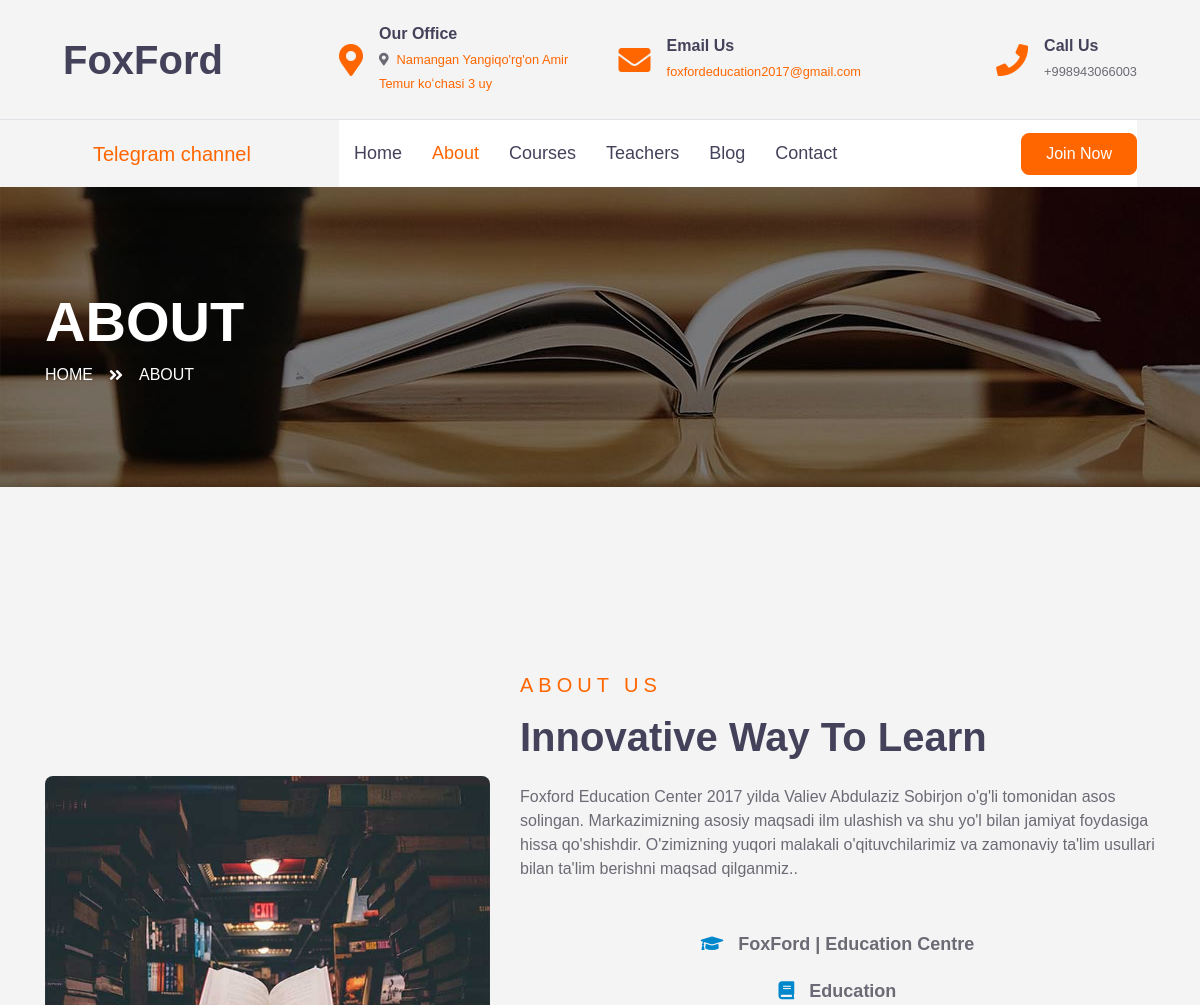
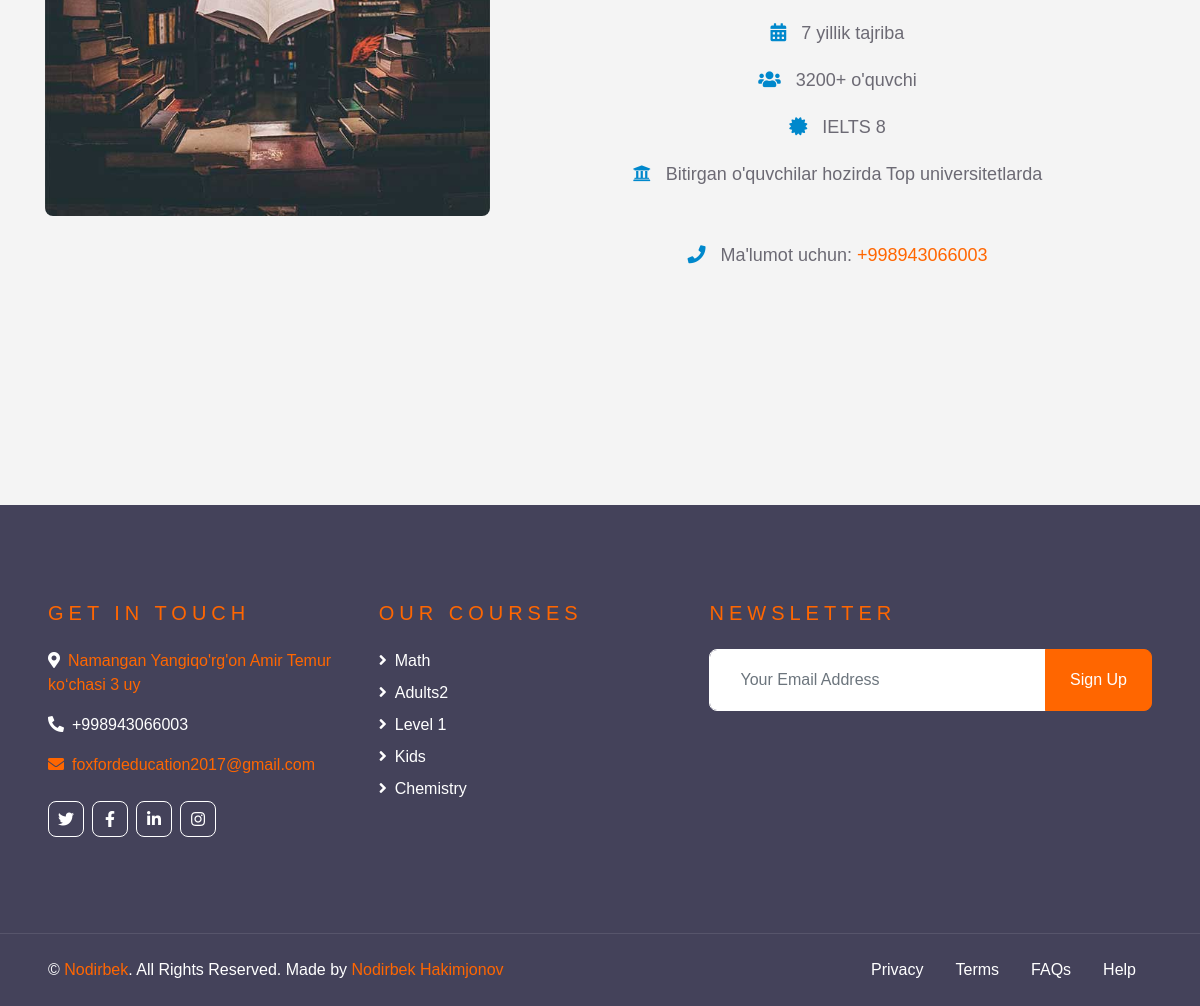
The page /about/ on the database its author committed (2 pictures, top to bottom).
### foxford_app/models.py (models this page shows, shortened)
class Course(models.Model):
    title = models.CharField(max_length=100)
    description = models.TextField()
    image = models.ImageField(upload_to='foxford/course')
    duration = models.IntegerField(help_text="Duration in weeks")
    price = models.DecimalField(max_digits=8, decimal_places=2)
    created_time = models.DateTimeField(auto_now_add=True)
    publish_time = models.DateTimeField(default=timezone.now)
    instructor = models.ForeignKey(Instructor, on_delete=models.CASCADE, related_name='courses')
    learning_outcomes = models.TextField(help_text="Separate each outcome with a newline")
    objects = models.Manager()
    class Meta:
        ordering = ['-publish_time']

### foxford_app/views.py (the view)
# urls.py: path('about/',AboutPageView,name='about_page'),
def AboutPageView(request):
    courses = Course.objects.all()
    context = {
        'courses': courses
    }
    return render(request,'foxford/about.html',context=context)

### templates/foxford/about.html
{% extends 'foxford/base.html' %}
{% load static %}
{% block content %}
    <div class="container-fluid page-header" style="margin-bottom: 90px;">
        <div class="container">
            <div class="d-flex flex-column justify-content-center" style="min-height: 300px">
                <h3 class="display-4 text-white text-uppercase">About</h3>
                <div class="d-inline-flex text-white">
                    <p class="m-0 text-uppercase"><a class="text-white" href="">Home</a></p>
                    <i class="fa fa-angle-double-right pt-1 px-3"></i>
                    <p class="m-0 text-uppercase">About</p>
                </div>
            </div>
        </div>
    </div>
<div class="container-fluid py-5">
        <div class="container py-5">
            <div class="row align-items-center">
                <div class="col-lg-5">
                    <img class="img-fluid rounded mb-4 mb-lg-0" src="{% static 'img/about.jpg' %}" alt="">
                </div>
                <div class="col-lg-7">
                    <div class="text-left mb-4">
                        <h5 class="text-primary text-uppercase mb-3" style="letter-spacing: 5px;">About Us</h5>
                        <h1>Innovative Way To Learn</h1>
                    </div>
                    <p>Foxford Education Center 2017 yilda Valiev Abdulaziz Sobirjon o'g'li tomonidan asos solingan. Markazimizning asosiy maqsadi ilm ulashish va shu yo'l bilan jamiyat foydasiga hissa qo'shishdir. O'zimizning yuqori malakali o'qituvchilarimiz va zamonaviy ta'lim usullari bilan ta'lim berishni maqsad qilganmiz..
                    </p>
                    <div class="info-container">
    <div class="info-item">
        <i class="fa fa-graduation-cap"></i> <strong>FoxFord | Education Centre</strong>
    </div>
    <div class="info-item">
        <i class="fa fa-book"></i> <strong>Education</strong>
    </div>
    <div class="info-item">
        <i class="fa fa-calendar-alt"></i> 7 yillik tajriba
    </div>
    <div class="info-item">
        <i class="fa fa-users"></i> 3200+ o'quvchi
    </div>
    <div class="info-item">
        <i class="fa fa-certificate"></i> IELTS 8
    </div>
   <div class="info-item">
    <i class="fa fa-university"></i> Bitirgan o'quvchilar hozirda Top universitetlarda
    <div class="flags">
        <span class="flag-icon flag-icon-us"></span>
        <span class="flag-icon flag-icon-sg"></span>
        <span class="flag-icon flag-icon-kr"></span>
        <span class="flag-icon flag-icon-de"></span>
        <span class="flag-icon flag-icon-au"></span>
        <span class="flag-icon flag-icon-uz"></span>
    </div>
</div>
    <div class="info-item">
        <i class="fa fa-phone"></i> Ma'lumot uchun: <a href="tel:+998943066003">+998943066003</a>
    </div>
</div>
                </div>
            </div>
        </div>
    </div>
{% endblock %}

### templates/foxford/base.html (shortened to what this page needs)
{% load static %}
{% load static %}
<!DOCTYPE html>
<html lang="en">
<head>
    <link rel="stylesheet" href="https://cdnjs.cloudflare.com/ajax/libs/font-awesome/5.10.0/css/all.min.css">
      <link rel="stylesheet" href="https://cdnjs.cloudflare.com/ajax/libs/flag-icon-css/3.4.6/css/flag-icon.min.css">
    <link href="{% static 'lib/owlcarousel/assets/owl.carousel.min.css' %}" rel="stylesheet">
    <link href="{% static 'css/style.css' %}" rel="stylesheet">
    <link href="{% static 'css/styles.css' %}" rel="stylesheet">
</head>
<body>
<div class="container-fluid d-none d-lg-block">
    <div class="row align-items-center py-4 px-xl-5">
        <div class="col-lg-3">
            <a href="{% url 'home_page' %}" class="text-decoration-none">
                <h1 class="m-0">FoxFord</h1>
            </a>
        </div>
        <div class="col-lg-3 text-right">
            <div class="d-inline-flex align-items-center">
                <i class="fa fa-2x fa-map-marker-alt text-primary mr-3"></i>
                <div class="text-left">
                    <h6 class="font-weight-semi-bold mb-1">Our Office</h6>
                    <small><i class="fa fa-map-marker-alt mr-2"></i><a href="https://maps.app.goo.gl/CEBq7Gm6XRWF9vXs8"
                                                                       target="_blank">Namangan Yangiqo'rg'on Amir Temur
                        koʻchasi 3 uy</a></small>
                </div>
            </div>
        </div>
        <div class="col-lg-3 text-right">
            <div class="d-inline-flex align-items-center">
                <i class="fa fa-2x fa-envelope text-primary mr-3"></i>
                <div class="text-left">
                    <h6 class="font-weight-semi-bold mb-1">Email Us</h6>
                    <small><a href="mailto:foxfordeducation2017@gmail.com">foxfordeducation2017@gmail.com</a></small>
                </div>
            </div>
        </div>
        <div class="col-lg-3 text-right">
            <div class="d-inline-flex align-items-center">
                <i class="fa fa-2x fa-phone text-primary mr-3"></i>
                <div class="text-left">
                    <h6 class="font-weight-semi-bold mb-1">Call Us</h6>
                    <small>+998943066003</small>
                </div>
            </div>
        </div>
    </div>
</div>
<div class="container-fluid">
    <div class="row border-top px-xl-5">
        <div class="col-lg-3 d-none d-lg-block">
            <a href="https://t.me/Foxford_time" style="height: 67px; padding: 0 30px;"
               class="d-flex align-items-center"><h5 class="text-primary m-0">Telegram channel</h5>
            </a>
        </div>
        <div class="col-lg-9">
            <nav class="navbar navbar-expand-lg bg-light navbar-light py-3 py-lg-0 px-0">
                <div class="collapse navbar-collapse justify-content-between" id="navbarCollapse">
                    <div class="navbar-nav py-0">
                        {% url 'home_page' as home_url %}
                        {% url 'about_page' as about_url %}
                        {% url 'course_page' as course_url %}
                        {% url 'teacher_page' as teacher_url %}
                        {% url 'blog_page' as blog_url %}
                        {% url 'contact_page' as contact_url %}
                        <a href="{{ home_url }}"
                           class="nav-item nav-link {% if request.path == home_url %}active{% endif %}">Home</a>
                        <a href="{{ about_url }}"
                           class="nav-item nav-link {% if request.path == about_url %}active{% endif %}">About</a>
                        <a href="{{ course_url }}"
                           class="nav-item nav-link {% if request.path == course_url %}active{% endif %}">Courses</a>
                        <a href="{{ teacher_url }}"
                           class="nav-item nav-link {% if request.path == teacher_url %}active{% endif %}">Teachers</a>
                        <div class="nav-item dropdown">
                            <a href="{{ blog_url }}"
                               class="nav-link {% if request.path == blog_url %}active{% endif %}">Blog</a>
                        </div>
                        <a href="{{ contact_url }}"
                           class="nav-item nav-link {% if request.path == contact_url %}active{% endif %}">Contact</a>
                    </div>
                    <a class="btn btn-primary py-2 px-4 ml-auto d-none d-lg-block" href="https://t.me/Foxford_time">Join
                        Now</a>
                </div>
            </nav>
        </div>
    </div>
</div>
{% block content %}
{% endblock %}
<div class="container-fluid bg-dark text-white py-5 px-sm-3 px-lg-5" style="margin-top: 90px;">
    <div class="row pt-5">
        <div class="col-lg-7 col-md-12">
            <div class="row">
                <div class="col-md-6 mb-5">
                    <h5 class="text-primary text-uppercase mb-4" style="letter-spacing: 5px;">Get In Touch</h5>
                    <p><i class="fa fa-map-marker-alt mr-2"></i><a href="https://maps.app.goo.gl/CEBq7Gm6XRWF9vXs8"
                                                                   target="_blank">Namangan Yangiqo'rg'on Amir Temur
                        koʻchasi 3 uy</a></p>
                    <p><i class="fa fa-phone-alt mr-2"></i>+998943066003</p>
                    <p><a href="mailto:foxfordeducation2017@gmail.com"><i class="fa fa-envelope mr-2"></i>foxfordeducation2017@gmail.com</a>
                    </p>
                    <div class="d-flex justify-content-start mt-4">
                        <a class="btn btn-outline-light btn-square mr-2" href="#"><i class="fab fa-twitter"></i></a>
                        <a class="btn btn-outline-light btn-square mr-2" href="#"><i class="fab fa-facebook-f"></i></a>
                        <a class="btn btn-outline-light btn-square mr-2" href="#"><i class="fab fa-linkedin-in"></i></a>
                        <a class="btn btn-outline-light btn-square"
                           href="https://www.instagram.com/foxford_time_edu?igsh=MWhsbHoyNTdlOXlvag=="><i
                                class="fab fa-instagram"></i></a>
                    </div>
                </div>
                <div class="col-md-6 mb-5">
                    <h5 class="text-primary text-uppercase mb-4" style="letter-spacing: 5px;">Our Courses</h5>
                    <div class="d-flex flex-column justify-content-start">
                        {% for course in courses %}
                            <a class="text-white mb-2" href="{% url 'course_page' %}"><i
                                    class="fa fa-angle-right mr-2"></i>{{ course.title }}</a>
                        {% endfor %}
                    </div>
                </div>
            </div>
        </div>
        <div class="col-lg-5 col-md-12 mb-5">
            <h5 class="text-primary text-uppercase mb-4" style="letter-spacing: 5px;">Newsletter</h5>
            <div class="w-100">
                <div class="input-group">
                    <input type="text" class="form-control border-light" style="padding: 30px;"
                           placeholder="Your Email Address">
                    <div class="input-group-append">
                        <button class="btn btn-primary px-4">Sign Up</button>
                    </div>
                </div>
            </div>
        </div>
    </div>
</div>
<div class="container-fluid bg-dark text-white border-top py-4 px-sm-3 px-md-5"
     style="border-color: rgba(256, 256, 256, .1) !important;">
    <div class="row">
        <div class="col-lg-6 text-center text-md-left mb-3 mb-md-0">
            <p class="m-0 text-white">&copy; <a href="https://t.me/chustiy_blog">Nodirbek</a>. All Rights Reserved. Made
                by <a href="https://t.me/Hakimjonov_Nodirbek">Nodirbek Hakimjonov</a>
            </p>
        </div>
        <div class="col-lg-6 text-center text-md-right">
            <ul class="nav d-inline-flex">
                <li class="nav-item">
                    <a class="nav-link text-white py-0" href="#">Privacy</a>
                </li>
                <li class="nav-item">
                    <a class="nav-link text-white py-0" href="#">Terms</a>
                </li>
                <li class="nav-item">
                    <a class="nav-link text-white py-0" href="#">FAQs</a>
                </li>
                <li class="nav-item">
                    <a class="nav-link text-white py-0" href="#">Help</a>
                </li>
            </ul>
        </div>
    </div>
</div>

### static/css/styles.css (style rules this page uses)
body { font-family: Arial, sans-serif; margin: 0; padding: 0; background-color: #f4f4f4; }

### rows shown on the page
Course: title "Math"
Course: title "Adults2"
Course: title "Level 1"
Course: title "Kids"
Course: title "Chemistry"
